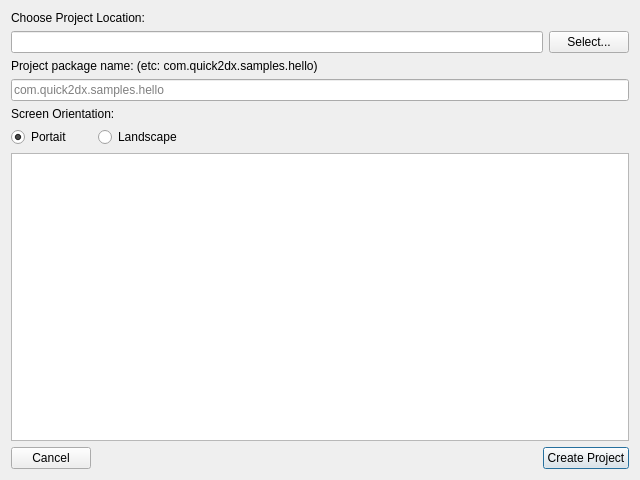
<?xml version="1.0" encoding="UTF-8"?>
<ui version="4.0">
 <class>CreateProjectUI</class>
 <widget class="QDialog" name="CreateProjectUI">
  <property name="geometry">
   <rect>
    <x>0</x>
    <y>0</y>
    <width>640</width>
    <height>480</height>
   </rect>
  </property>
  <property name="minimumSize">
   <size>
    <width>640</width>
    <height>480</height>
   </size>
  </property>
  <property name="maximumSize">
   <size>
    <width>640</width>
    <height>480</height>
   </size>
  </property>
  <property name="windowTitle">
   <string>Create New Project</string>
  </property>
  <property name="modal">
   <bool>true</bool>
  </property>
  <layout class="QGridLayout" name="gridLayout">
   <item row="0" column="0">
    <layout class="QVBoxLayout" name="verticalLayout">
     <item>
      <widget class="QLabel" name="label">
       <property name="text">
        <string>Choose Project Location:</string>
       </property>
      </widget>
     </item>
     <item>
      <layout class="QHBoxLayout" name="horizontalLayout_2">
       <item>
        <widget class="QLineEdit" name="projectPath"/>
       </item>
       <item>
        <widget class="QPushButton" name="pushButton">
         <property name="text">
          <string>Select...</string>
         </property>
         <property name="autoDefault">
          <bool>false</bool>
         </property>
        </widget>
       </item>
      </layout>
     </item>
     <item>
      <widget class="QLabel" name="label_2">
       <property name="text">
        <string>Project package name: (etc: com.quick2dx.samples.hello)</string>
       </property>
      </widget>
     </item>
     <item>
      <widget class="QLineEdit" name="packageName">
       <property name="text">
        <string/>
       </property>
       <property name="placeholderText">
        <string>com.quick2dx.samples.hello</string>
       </property>
      </widget>
     </item>
     <item>
      <widget class="QLabel" name="label_3">
       <property name="text">
        <string>Screen Orientation:</string>
       </property>
      </widget>
     </item>
     <item>
      <layout class="QHBoxLayout" name="horizontalLayout">
       <item>
        <widget class="QRadioButton" name="portait">
         <property name="text">
          <string>Portait</string>
         </property>
         <property name="checked">
          <bool>true</bool>
         </property>
        </widget>
       </item>
       <item>
        <spacer name="horizontalSpacer_3">
         <property name="orientation">
          <enum>Qt::Horizontal</enum>
         </property>
         <property name="sizeType">
          <enum>QSizePolicy::Minimum</enum>
         </property>
         <property name="sizeHint" stdset="0">
          <size>
           <width>20</width>
           <height>20</height>
          </size>
         </property>
        </spacer>
       </item>
       <item>
        <widget class="QRadioButton" name="landscape">
         <property name="text">
          <string>Landscape</string>
         </property>
        </widget>
       </item>
       <item>
        <spacer name="horizontalSpacer_2">
         <property name="orientation">
          <enum>Qt::Horizontal</enum>
         </property>
         <property name="sizeHint" stdset="0">
          <size>
           <width>40</width>
           <height>20</height>
          </size>
         </property>
        </spacer>
       </item>
      </layout>
     </item>
     <item>
      <widget class="QTextBrowser" name="cmdLog">
       <property name="minimumSize">
        <size>
         <width>0</width>
         <height>100</height>
        </size>
       </property>
       <property name="readOnly">
        <bool>true</bool>
       </property>
      </widget>
     </item>
     <item>
      <layout class="QHBoxLayout" name="horizontalLayout_3">
       <item>
        <widget class="QPushButton" name="cancel">
         <property name="text">
          <string>Cancel</string>
         </property>
        </widget>
       </item>
       <item>
        <spacer name="horizontalSpacer">
         <property name="orientation">
          <enum>Qt::Horizontal</enum>
         </property>
         <property name="sizeHint" stdset="0">
          <size>
           <width>40</width>
           <height>20</height>
          </size>
         </property>
        </spacer>
       </item>
       <item>
        <widget class="QPushButton" name="ok">
         <property name="text">
          <string>Create Project</string>
         </property>
         <property name="autoDefault">
          <bool>false</bool>
         </property>
         <property name="default">
          <bool>true</bool>
         </property>
        </widget>
       </item>
      </layout>
     </item>
    </layout>
   </item>
  </layout>
 </widget>
 <resources/>
 <connections/>
</ui>
